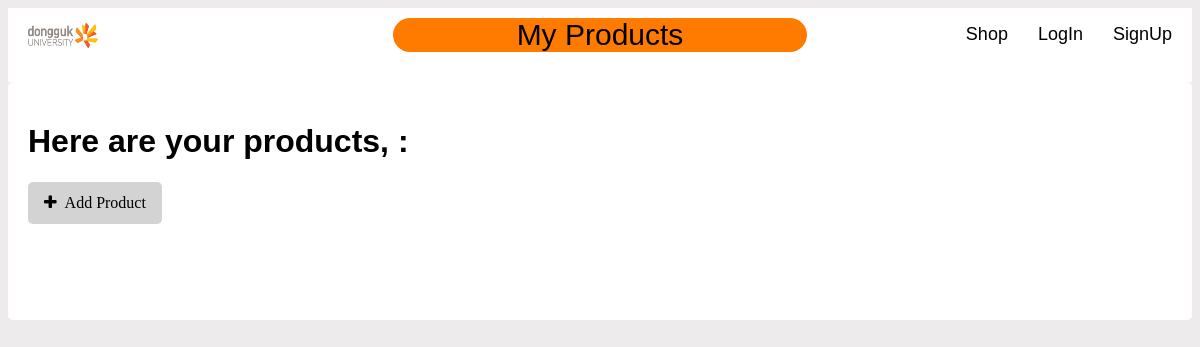
/user-products, run on an earlier commit of the app's database.
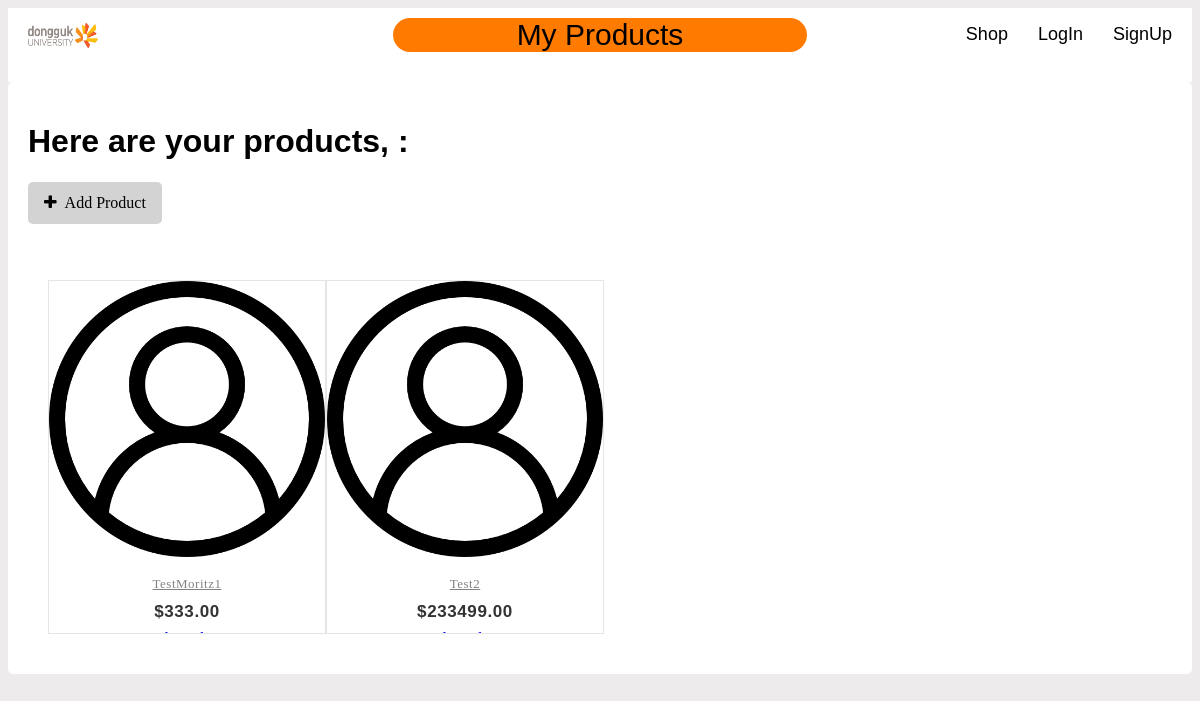
And on a later commit of the database.
### website/models.py (models this page shows, shortened)
class products(db.Model):
    id = db.Column(db.Integer, primary_key=True)
    name = db.Column(db.String(80), nullable=False)
    price = db.Column(db.Numeric(10,2), nullable=False)
    keywords = db.Column(db.String(200), nullable=False)
    description = db.Column(db.Text, nullable=False)
    sold = db.Column(db.String(80), nullable=True)
    user_id = db.Column(db.Integer, db.ForeignKey('user.id'))

### website/views.py (the view)
@views.route('/user-products')
def user_products():
    return render_template("user-products.html", user=current_user, products = products.query.all())

### website/templates/user-products.html (shortened to what this page needs)
{% extends 'base.html' %}
{% block pageTitle %}
<p>My Products</p>
{% endblock %}
{% block content %}
<h1>Here are your products, {{ current_user.id }}:</h1>
<form action="/add-product">
    <button class="btn"><i class="fa fa-plus">&nbsp; Add Product</i></button>
</form>
<br>
<br>
<div class="container">
    <div class="product-row">
        {% for product in products %}
        <div class="product-grid">
            <div class="product-image">
                <a href="/edit-product">
                    <img class="pic-1" src="static/images/user.png">
                </a>
            </div>
            <div class="product-content">
                <h3 class="title"><a href="#">{{ product.name }}</a></h3>
                <div class="price">${{ product.price }}</div>
                <a href={{ url_for('views.edit_product', id = product.id) }}>Edit</a>
                <a href= {{ url_for('views.delete', name = product.name) }}>Delete</a>
            </div>
        </div>
        {% endfor %}
    </div>
</div>
{% endblock %}

What changed in the data, as far as the page shows it:
added products: name "TestMoritz1", price "333.00"
added products: name "Test2", price "233499.00"
